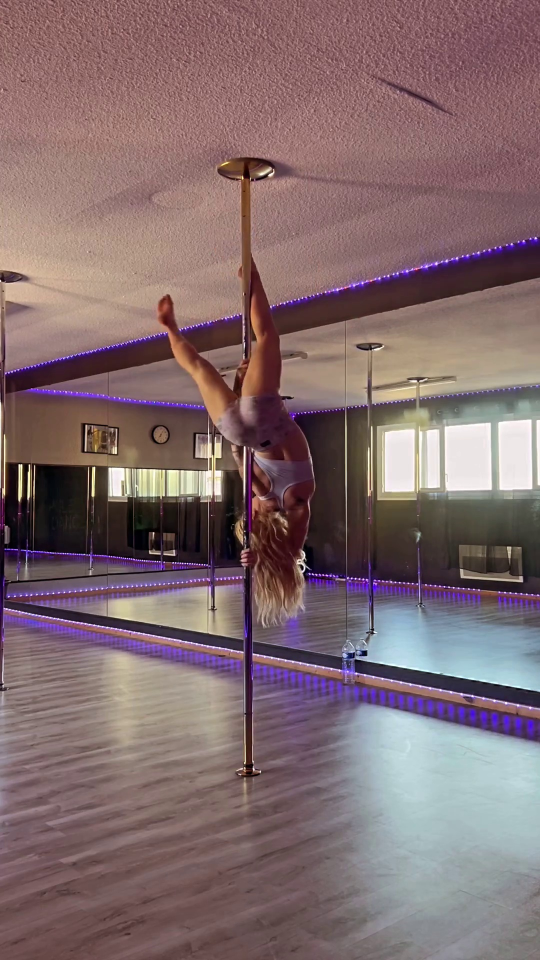
#> input picture Stage2025/shared/mmpose/random_frame.jpg, 1080 x 1920 px, found by its file name (shown at 1/2 size)
$ jupyter execute --allow-errors sd_script.ipynb   (shell and % lines are left out)
#> lines starting #> are read from the running program, lines starting #| are printed output that depends on the picture; after the words box and inside, x2 and y2 are one past the last pixel; in counts of white or black regions, pixels touching at a corner belong together
[cell 1]
import torch
from diffusers import StableDiffusionInpaintPipeline
import numpy as np
import matplotlib.pyplot as plt
from PIL import Image
import os
import cv2
from google.colab import drive

[cell 2]
drive.mount('/content/drive')

[cell 3]
shared_folder = "/content/drive/MyDrive/Stage2025/shared/mmpose"
frame_path = os.path.join(shared_folder, "random_frame.jpg")
mask_path = os.path.join(shared_folder, "mask.png")
output_path = os.path.join(shared_folder, "output.png")

[cell 4]
# Fonction pour afficher une image
def display_image(image, title="Image"):
    plt.imshow(cv2.cvtColor(image, cv2.COLOR_BGR2RGB))
    plt.title(title)
    plt.axis('off')
    plt.show()

Tentative 1

[cell 5]
# 1. Charger les images
frame = cv2.imread(frame_path)  # Image originale (BGR)
#> frame is the input picture: shape (1920, 1080, 3); mean B, G, R 109.8, 107.3, 129.4
frame_rgb = cv2.cvtColor(frame, cv2.COLOR_BGR2RGB)

mask = cv2.imread(mask_path, cv2.IMREAD_GRAYSCALE)  # Mask original
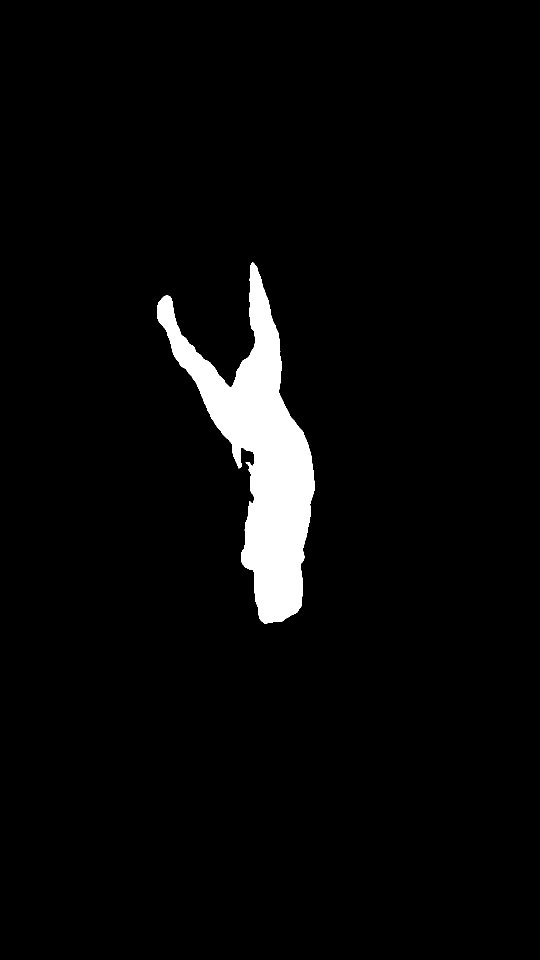
#> input picture Stage2025/shared/mmpose/mask.png, 1080 x 1920 px, found by its file name (shown at 1/2 size)
#> mask: shape (1920, 1080); 3.8% white; 1 white region, box (x1, y1, x2, y2) and area: (314, 524, 630, 1247) 79087
mask_bin = (mask > 128).astype(np.uint8) * 255  # S'assurer que le mask est bien binaire

# 2. Générer le background modifié
frame_pil = Image.fromarray(frame_rgb)
mask_inverted_pil = Image.fromarray(255 - mask)
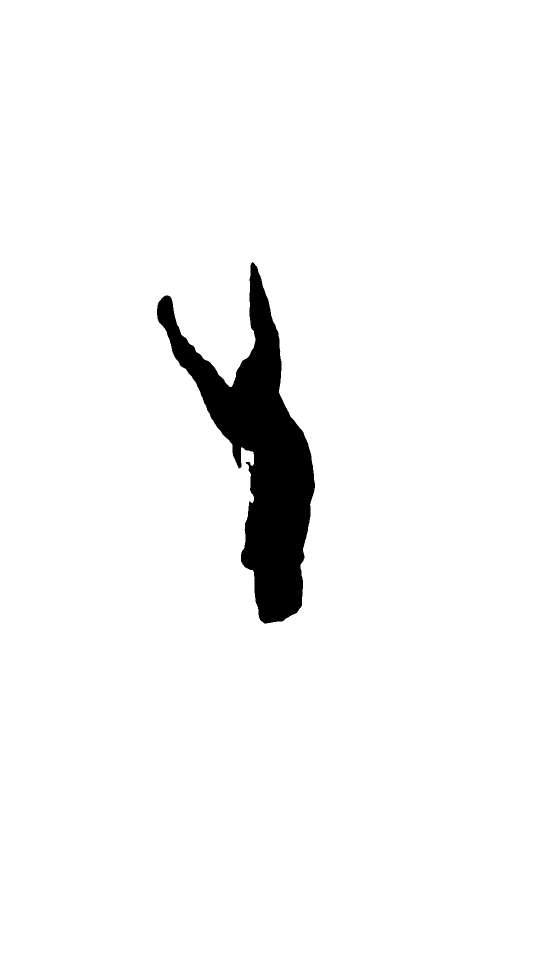
#> mask_inverted_pil: PIL image 1080x1920 L (shown at 1/2 size); 96.2% white; 1 black region, box (x1, y1, x2, y2) and area: (314, 524, 630, 1247) 79087

#> (a cell that did not finish here is left out)

[cell 7]
# Prompt de génération
prompt = "the woman poledancing in a forest, high resolution"

#> (a cell that did not finish here is left out)

[cell 9]
# 3. Poisson Blending (seamlessClone)
frame_bgr = cv2.cvtColor(frame_rgb, cv2.COLOR_RGB2BGR)
#> (the rest of this cell did not finish here and is left out)

#> (a cell that did not finish here is left out)

Tentative 2

[cell 11]
# 3. Poisson Blending (seamlessClone)
# Remettre tout en BGR car OpenCV attend du BGR
frame_bgr = cv2.cvtColor(frame_rgb, cv2.COLOR_RGB2BGR)
#> (the rest of this cell did not finish here and is left out)

#> (a cell that did not finish here is left out)

Tentative 3

[cell 13]
# Load mask (assumed binary: 0 background, 255 body)
mask = cv2.imread(mask_path, cv2.IMREAD_GRAYSCALE)

# Inverser le mask
mask_inverted = cv2.bitwise_not(mask)

# Charger l'image nettoyée
background_clean = cv2.imread(frame_path)
background_clean_rgb = cv2.cvtColor(background_clean, cv2.COLOR_BGR2RGB)
background_clean_pil = Image.fromarray(background_clean_rgb)

# Convertir le mask inversé en PIL
mask_pil = Image.fromarray(mask_inverted)

#> (a cell that did not finish here is left out)

[cell 15]
# Prompt de génération
prompt = "a vibrant forest background"

#> (a cell that did not finish here is left out)

Tentative 4

[cell 17]
frame = Image.open(frame_path).convert("RGB")
mask = Image.open(mask_path).convert("L")

[cell 18]
# Chargement des images
frame = cv2.imread(frame_path)
mask = cv2.imread(mask_path, cv2.IMREAD_GRAYSCALE)

[cell 19]
# Le mask doit être binaire
_, mask_binary = cv2.threshold(mask, 128, 255, cv2.THRESH_BINARY)

# Extraire uniquement le corps
body_only = cv2.bitwise_and(frame, frame, mask=mask_binary)
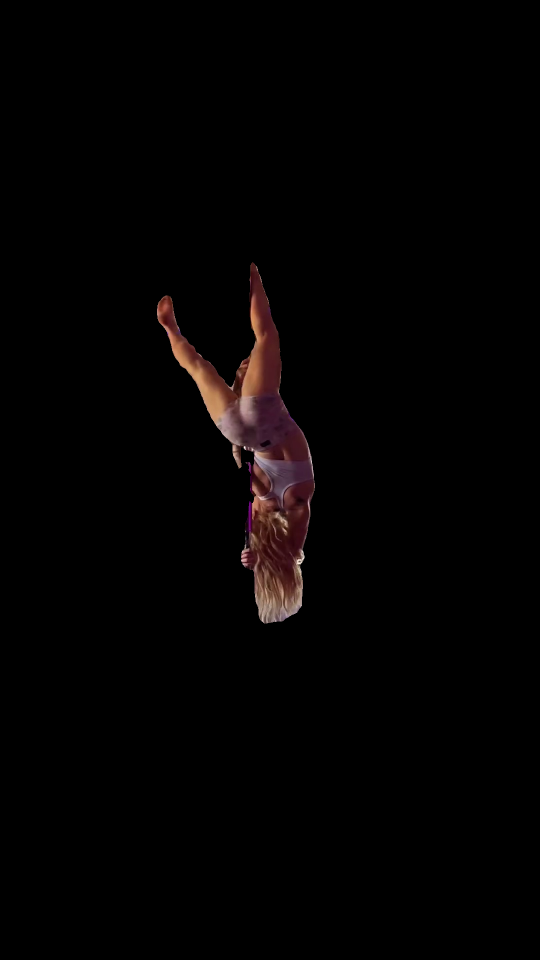
#> body_only: shape (1920, 1080, 3) (shown at 1/2 size); mean B, G, R 2.2, 2.3, 3.9

[cell 20]
# Inpainting pour supprimer le corps du background
background_clean = cv2.inpaint(frame, mask_binary, inpaintRadius=3, flags=cv2.INPAINT_TELEA)
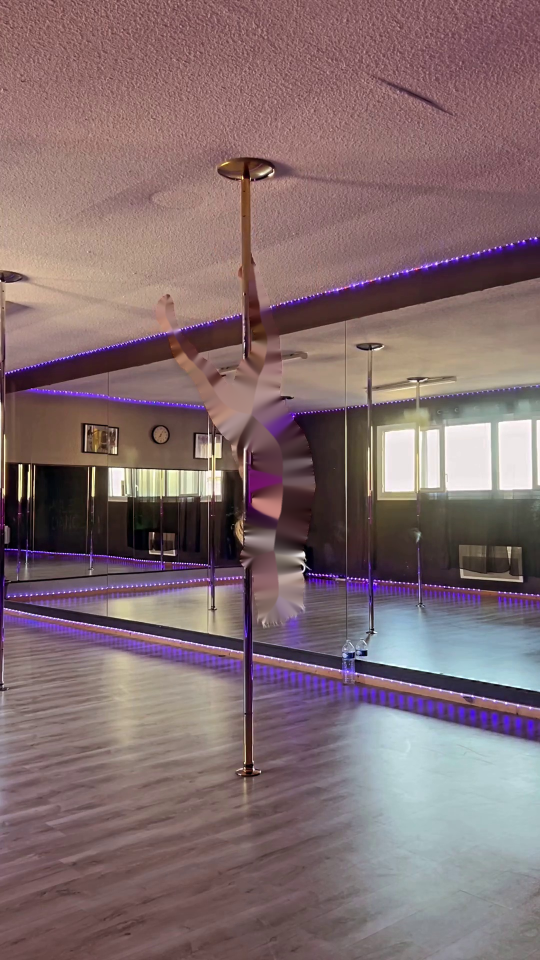
#> background_clean: shape (1920, 1080, 3) (shown at 1/2 size); mean B, G, R 110.9, 108.3, 130

# Convertir pour Stable Diffusion
background_clean_pil = Image.fromarray(cv2.cvtColor(background_clean, cv2.COLOR_BGR2RGB))
mask_pil = Image.fromarray(mask_binary)

#> (a cell that did not finish here is left out)

[cell 22]
# Prompt de génération
prompt = "a vibrant forest background with glowing mushrooms"

# Génération avec le background nettoyé
#> (the rest of this cell did not finish here and is left out)

#> (a cell that did not finish here is left out)

STOP

[cell 24]
def remove_object(image_pil, mask_pil):
    """Supprime le corps de l'image pour récupérer le background."""
    image = np.array(image_pil)
    mask = np.array(mask_pil)

    mask = (mask > 128).astype(np.uint8)  # Binariser le masque

    # Inpainting rapide pour boucher l'objet supprimé
    image_inpainted = cv2.inpaint(image, mask, 3, cv2.INPAINT_TELEA)

    return Image.fromarray(image_inpainted)

# Nettoyage du background
background_clean = remove_object(frame, mask)

display_image(np.array(background_clean), "Background nettoyé")
